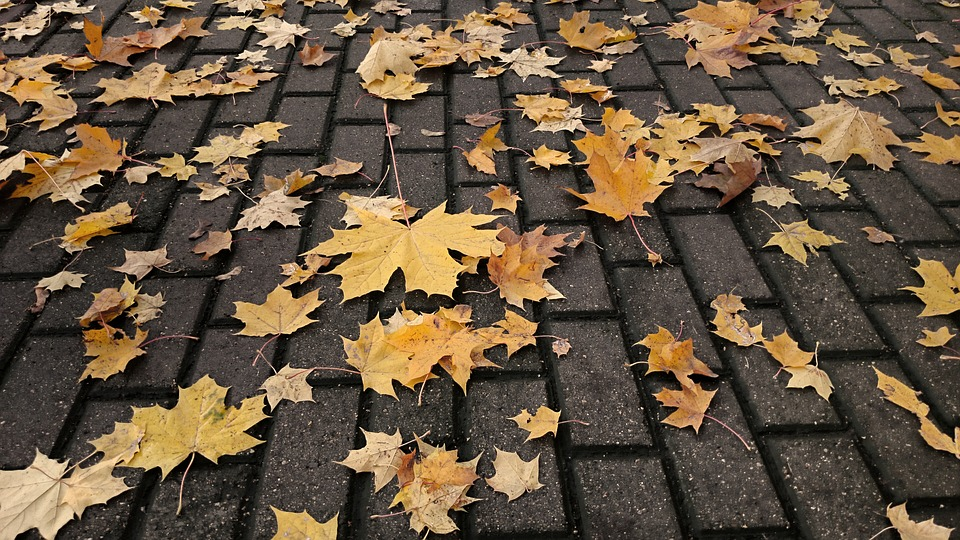
#> input picture OpenCV/autumn-2371256_960_720.jpg, 960 x 540 px
$ python contourImage.py
#> lines starting #> are read from the running program, lines starting #| are printed output that depends on the picture; after the words box and inside, x2 and y2 are one past the last pixel; in counts of white or black regions, pixels touching at a corner belong together
import cv2
import numpy as np

image = cv2.imread("autumn-2371256_960_720.jpg")
#> image is the input picture: shape (540, 960, 3); mean B, G, R 64.9, 85.5, 102.5

blurred_image = cv2.GaussianBlur(image, (5, 5), 1)
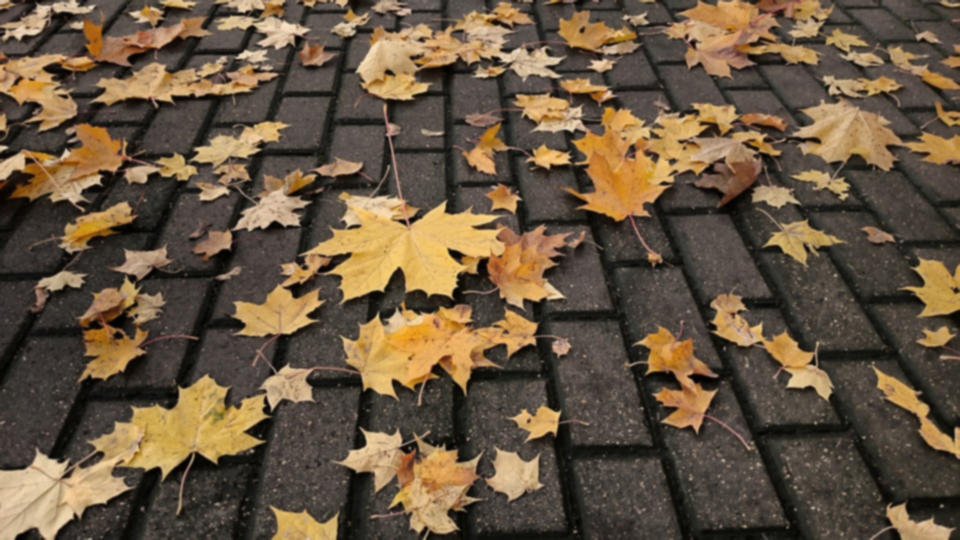
#> blurred_image: shape (540, 960, 3); mean B, G, R 64.9, 85.5, 102.5
hsv = cv2.cvtColor(blurred_image, cv2.COLOR_BGR2HSV)
#> hsv: shape (540, 960, 3); mean H, S, V 17.1, 78.1, 102.6

lower_color = np.array([10, 86, 30])
upper_color = np.array([20, 255, 255])
mask = cv2.inRange(hsv, lower_color, upper_color)
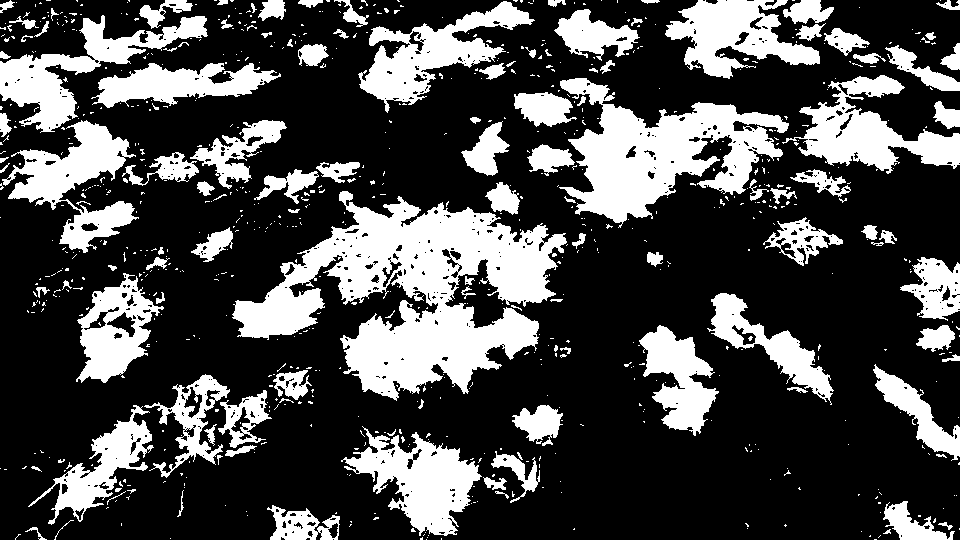
#> mask: shape (540, 960); 29% white; 797 white regions (676 under 20 px)

contours, _ = cv2.findContours(mask,cv2.RETR_TREE,cv2.CHAIN_APPROX_SIMPLE)
#> contours = 1325 contours, 1141 with area under 20; largest, box (x1, y1, x2, y2) and area: (232, 191, 567, 401) 31344, (559, 78, 789, 228) 14739, (782, 75, 960, 174) 6834, (341, 426, 482, 536) 6828, (2, 120, 139, 253) 6726

for contour in contours:
    cv2.drawContours(image, contour, -1, (0, 255, 0), 3)
#> this loop made 1325 passes
#> contour on passes 1 to 3: [[874, 539], [876, 539]], [[426, 539]], [[441, 538], [441, 539]]
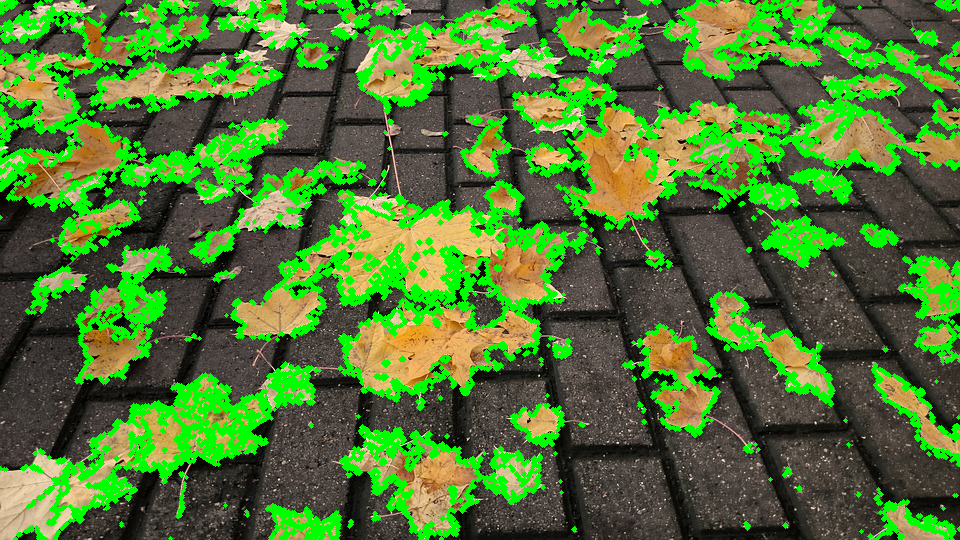
#> image: shape (540, 960, 3); mean B, G, R 50.5, 119, 77.9

cv2.imshow("Image", image)
cv2.imshow("Mask", mask)

cv2.waitKey(0)
cv2.destroyAllWindows()

$ run again, with OpenCV/red_panda.jpg copied over OpenCV/autumn-2371256_960_720.jpg
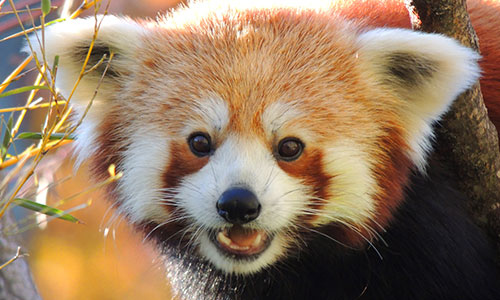
#> input picture OpenCV/red_panda.jpg, 500 x 300 px
#> image is the input picture: shape (300, 500, 3); mean B, G, R 96.8, 121.6, 146.7
#> hsv: shape (300, 500, 3); mean H, S, V 39.9, 88.2, 148.8
#> `mask = cv2.inRange(hsv, lower_color, upper_color)`:
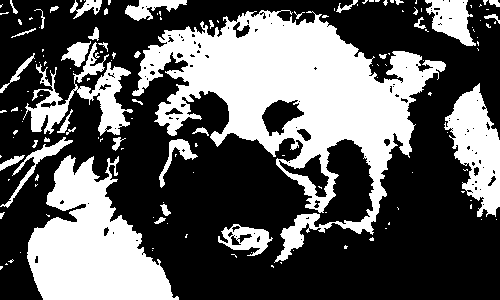
#> mask: shape (300, 500); 36.9% white; 146 white regions (106 under 20 px)
#> contours = 283 contours, 233 with area under 20; largest, box (x1, y1, x2, y2) and area: (132, 10, 446, 263) 29936, (27, 155, 179, 300) 12134, (444, 83, 500, 217) 4069, (23, 42, 133, 136) 2850, (425, 0, 476, 46) 1307
#> the loop `for contour in contours:` made 283 passes
#> contour on passes 1, 3, 4: [[0, 266], [0, 269], [2, 267], [2, 266]], [[6, 263], [5, 264], [7, 264]], [[280, 262], [281, 263], [281, 262]]
#> after the loop `for contour in contours:`:
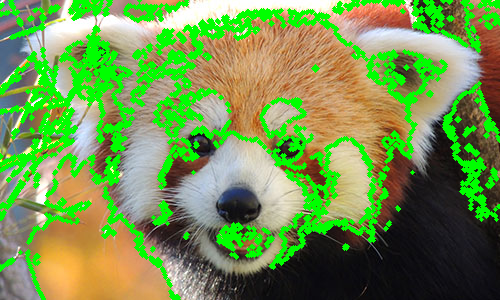
#> image: shape (300, 500, 3); mean B, G, R 78.3, 148.7, 114.4
